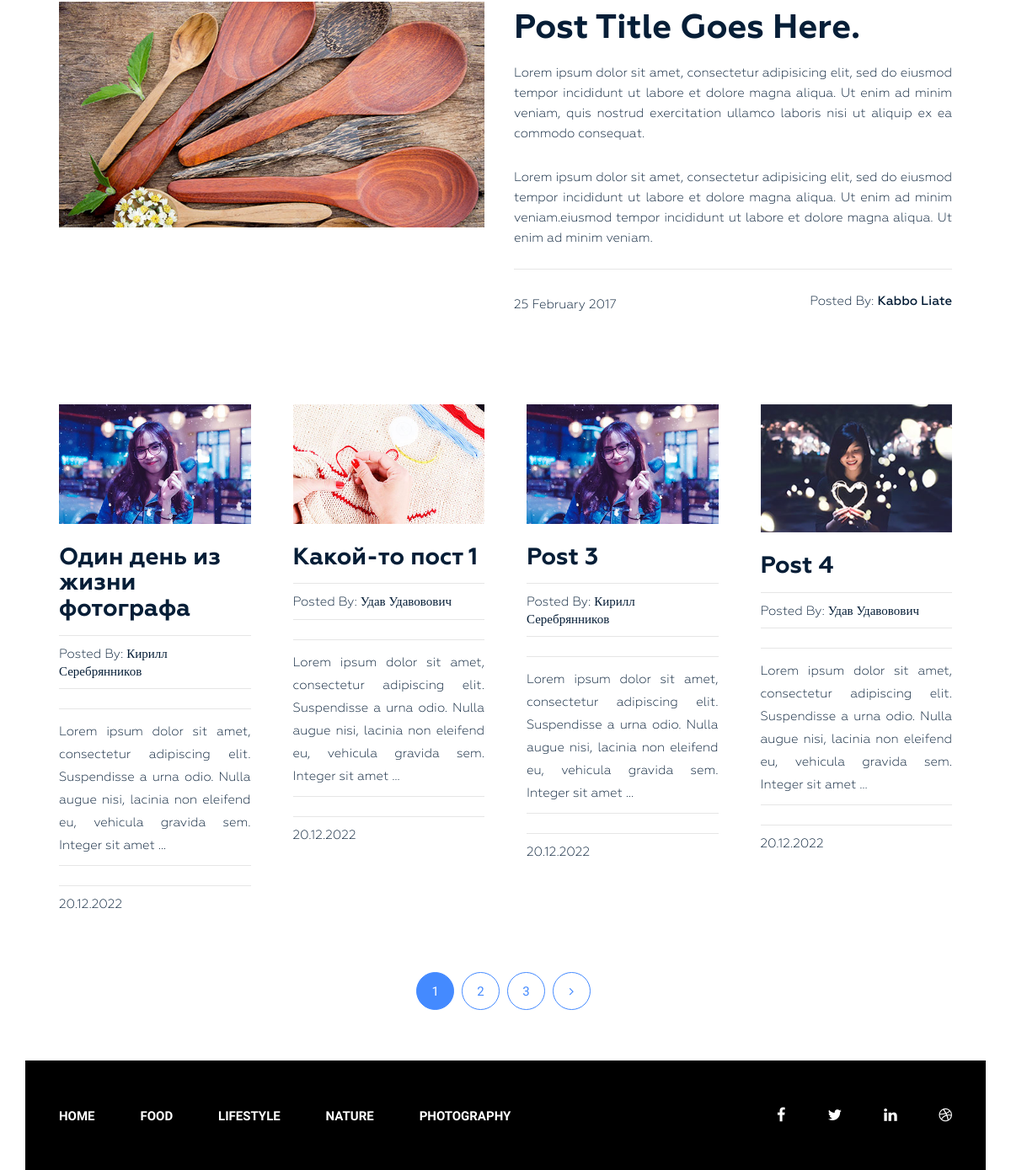
The app's page / (lower part), older data.
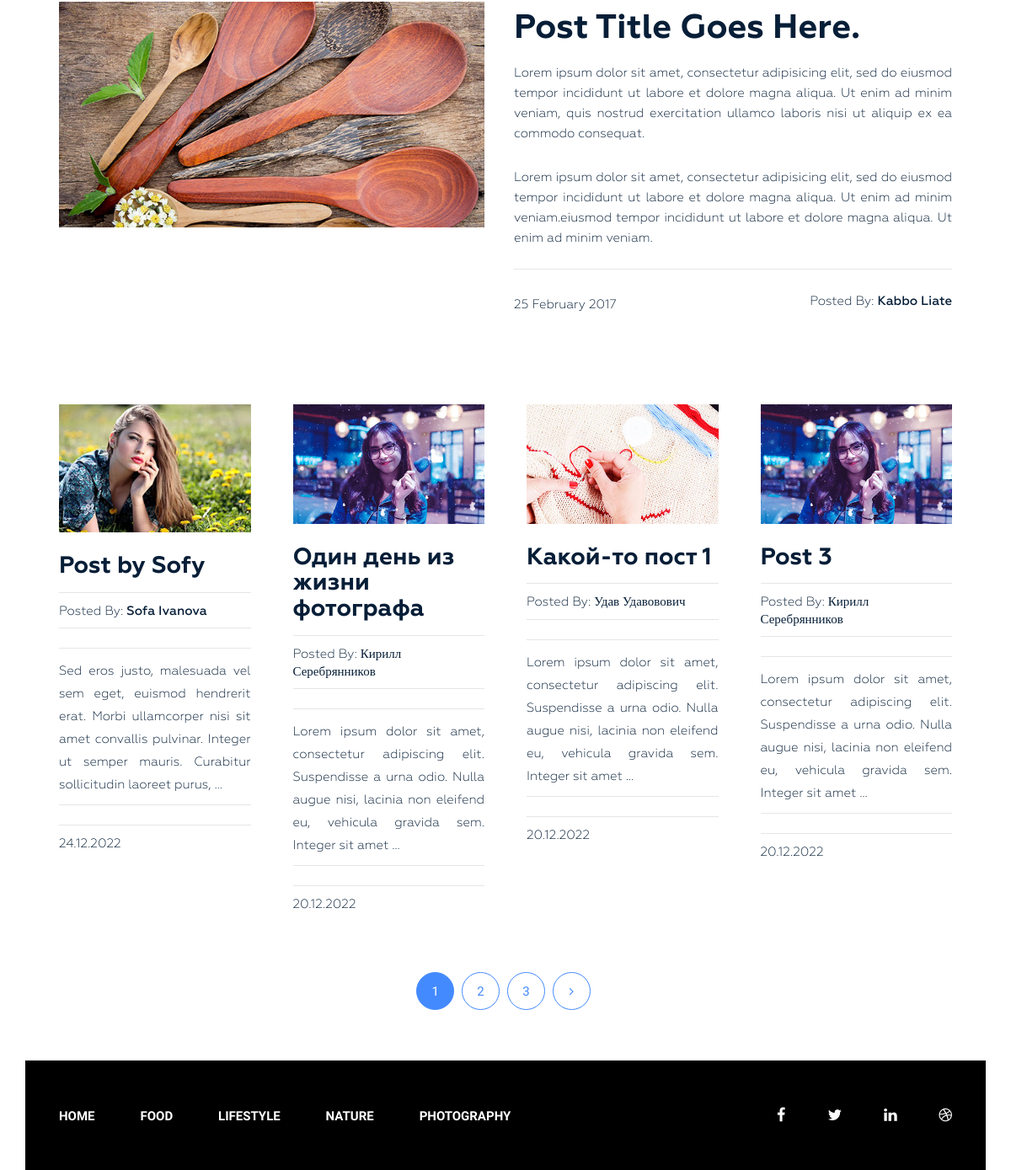
The same page, newer data.
### siteblog/models.py (models this page shows, shortened)
class Post(models.Model):
    title = models.CharField(max_length=255, verbose_name='Post', )
    slug = models.SlugField(max_length=255, verbose_name='URL', unique=True)
    author = models.CharField(max_length=100)
    content = models.TextField(blank=True)
    created_at = models.DateField(auto_now_add=True, verbose_name='Published')
    photo = models.ImageField(upload_to='photos/%Y/%m/%d/', blank=True)
    views = models.IntegerField(default=0, verbose_name='Count views')
    category = models.ForeignKey(Category, on_delete=models.PROTECT, related_name='posts')
    tags = models.ManyToManyField(Tag, blank=True, related_name='posts')
    def get_absolute_url(self):
        return reverse('post', kwargs={'slug': self.slug})
    class Meta:
        ordering = ['-created_at']

class Category(models.Model):
    title = models.CharField(max_length=255)
    slug = models.SlugField(max_length=255, verbose_name='URL', unique=True)
    def get_absolute_url(self):
        return reverse('category', kwargs={'slug': self.slug})
    class Meta:
        ordering = ['title']

### siteblog/views.py (the view)
# urls.py: 2. Add a URL to urlpatterns:  path('', Home.as_view(), name='home')
class Home(ListView):
    model = Post
    template_name = 'blog/index.html'
    context_object_name = 'post'
    paginate_by = 4
    def get_context_data(self, *, object_list=None, **kwargs):
        context = super().get_context_data(**kwargs)
        context['title'] = 'Classic Blog Design'
        return context

### siteblog/templatetags/menu.py (called while the page is built)
@register.inclusion_tag('blog/menu_tpl.html')
def show_menu(menu_class='menu'):
    categories = Category.objects.all()
    return {'categories': categories, 'menu_class': menu_class}

### siteblog/templates/blog/index.html (shortened to what this page needs)
{% extends 'base.html' %}
{% load static %}
      {% block container %}
        <section class="blog-post-area">
            <div class="container">
                <div class="row">
                    <div class="blog-post-area-style">
                            <div class="col-md-12">
                                <div class="single-post-big">
                                    <div class="big-image">
                                        <img src="{% static 'img/post-image1.jpg' %}" alt="">
                                    </div>
                                    <div class="big-text">
                                        <h3><a href="#">Post Title Goes Here.</a></h3>
                                        <p>Lorem ipsum dolor sit amet, consectetur adipisicing elit, sed do eiusmod tempor incididunt ut labore et dolore magna aliqua. Ut enim ad minim veniam, quis nostrud exercitation ullamco laboris nisi ut aliquip ex ea commodo consequat.</p>
                                        <p>Lorem ipsum dolor sit amet, consectetur adipisicing elit, sed do eiusmod tempor incididunt ut labore et dolore magna aliqua. Ut enim ad minim veniam.eiusmod tempor incididunt ut labore et dolore magna aliqua. Ut enim ad minim veniam.</p>
                                        <h4><span class="date">25 February 2017</span><span class="author">Posted By: <span class="author-name">Kabbo Liate</span></span>
                                        </h4>
                                    </div>
                                </div>
                            </div>
                        {% for item in post %}
                            <div class="col-md-3">
                                <div class="single-post">
                                    <img src="{{ item.photo.url }}" alt="">
                                    <h3><a href="{{ item.get_absolute_url }}">{{ item.title }}</a></h3>
                                    <h4><span>Posted By: <span class="author-name">{{ item.author }}</span></span>
                                    </h4>
                                    <p>{{ item.content|truncatewords_html:25|safe }}</p>
                                    <h4><span>{{ item.created_at|date:"d.m.Y" }}</span></h4>
                                </div>
                            </div>
                        {% endfor %}
                    </div>
                </div>
            </div>
            {% include 'inc/_pagination.html' %}
        </section>
      {% endblock container %}

### siteblog/templates/blog/menu_tpl.html
<div class="{{ menu_class }}">
    <ul>
        <li><a href="{% url  'home' %}">Home</a></li>
        {% for item in categories %}
        <li><a href="{{ item.get_absolute_url }}">{{ item.title }}</a></li>
        {% endfor %}
    </ul>
</div>

Row changes from the older to the newer data that the page shows:
no longer on this page (row unchanged): Post: photo (picture), title "Post 4", author "Удав Удавовович", content "Lorem ipsum dolor sit amet, consectetur adipiscing elit. Suspendisse a urna odio. Nulla augue nisi, lacinia non eleifend eu, vehicula gravida sem. Integer sit amet …", created_at "20.12.2022"
added Post: photo (picture), title "Post by Sofy", author "Sofa Ivanova", content "Sed eros justo, malesuada vel sem eget, euismod hendrerit erat. Morbi ullamcorper nisi sit amet convallis pulvinar. Integer ut semper mauris. Curabitur sollicitudin laoreet purus, …", created_at "24.12.2022"
